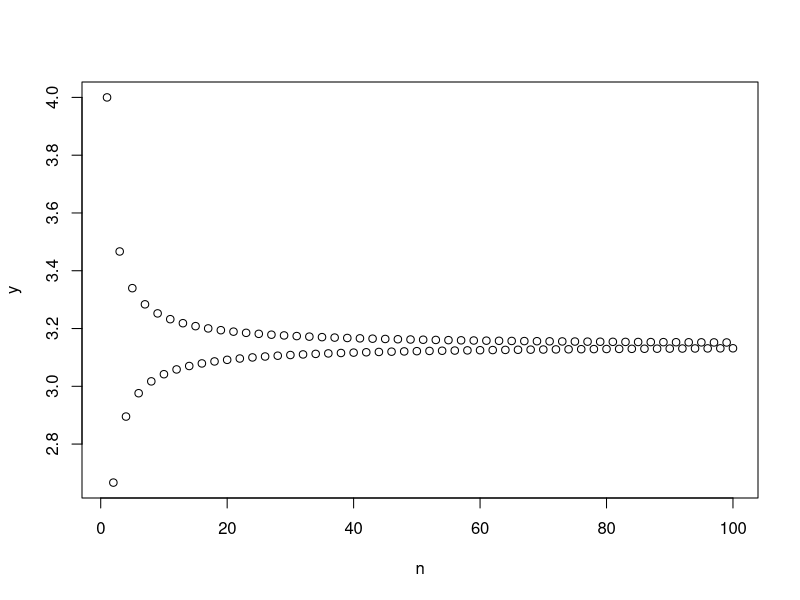

The R source for this figure:
## ---- chunk 1
outliers <- function(x) {
  a <- quantile(x)[2] 
  b <- quantile(x)[4] 
  as.logical(x<a | x>b)
  
}
outliers(1:10)
## ---- chunk 2
EnglishNumbers <-  c("zero","one", "two", "three", "four")
numToText <- function(num,lang) {
  ans <- lang[num+1]
  return(ans)
  }
numToText(2,EnglishNumbers)
## ---- chunk 3
EnglishNumbers <-  c("zero","one", "two", "three", "four")
TextToNum <- function(word,lang) {
  ans = which(lang == word)
  return(ans-1)
}
TextToNum("three", EnglishNumbers)
## ---- chunk 4
digitToWord <- function(integer,language) {
  if (language == "English") {
    if (integer == "0") print("zero")
    if (integer == "1") print("one")
    if (integer == "2") print("two")
    if (integer == "3") print("three")
    if (integer == "4") print("four")
    if (integer == "5") print("five")
    if (integer == "6") print("six")
    if (integer == "7") print("seven")
    if (integer == "8") print("eight")
    if (integer == "9") print("nine")
  }
  if (language == "Spanish"){
    if (integer == "0") print("cero")
    if (integer == "1") print("uno")
    if (integer == "2") print("dos")
    if (integer == "3") print("tres")
    if (integer == "4") print("cuatro")
    if (integer == "5") print("cinco")
    if (integer == "6") print("seis")
    if (integer == "7") print("siete")
    if (integer == "8") print("nueve")
    if (integer == "9") print("niete")
  }
  if (language == "French"){
    if (integer == "0") print("zero")
    if (integer == "1") print("un")
    if (integer == "2") print("deux")
    if (integer == "3") print("trois")
    if (integer == "4") print("quatre")
    if (integer == "5") print("cinq")
    if (integer == "6") print("six")
    if (integer == "7") print("sept")
    if (integer == "8") print("huit")
    if (integer == "9") print("neuf")
  }
}

digitToWord("5", "Spanish")
digitToWord("1", "English")
digitToWord("9", "French")
## ---- chunk 5
v <- c("apple", "berry", "carrie", "rr")
lettersMatch <- function(words,pattern) {
  a = grep(pattern,words)
  
  return(v[a])
  }
lettersMatch(v, "rr" )
## ---- chunk 6
piSeries <- function(n) {
  k <- 1:n
  series <- ((-1)^(k+1)/(2*k-1))
  return(4*(sum(series)))
  }
piSeries(11)
## ---- chunk 7
other <- function(n) {
  sum <- 1
  num <- 1
  for (k in 3:n) {
    if (n%%2 == 1){
    sum <- sum + (-1/k)*(num)
    num <- num*-1
    }
  }
  return(sum*4)
}
  
other(30)
## ---- chunk 8
howCloseToPi <- function(n) {
  k <- 1:n
  y <- sapply(k, FUN = piSeries)
  plot(k, y, xlab = "n", ylab = "y")
}
howCloseToPi(100)
